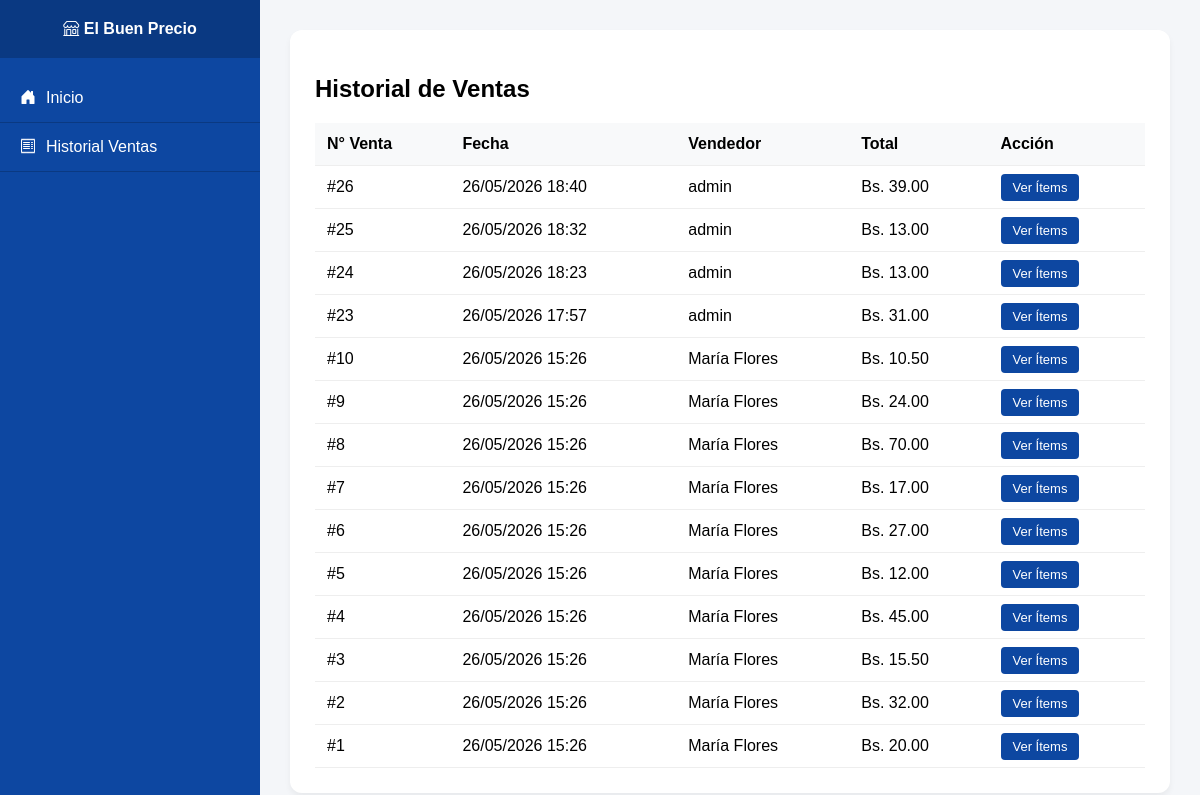
The page /modulos/ventas/listar_ventas.php (signed in) on the database its author committed.
### tables this page shows
CREATE TABLE `venta` (
  `id_venta` int NOT NULL AUTO_INCREMENT,
  `id_usuario` int NOT NULL,
  `fecha_venta` datetime NOT NULL DEFAULT CURRENT_TIMESTAMP,
  `subtotal` decimal(10,2) DEFAULT NULL,
  `descuento` decimal(12,2) NOT NULL DEFAULT '0.00',
  `total` decimal(12,2) NOT NULL DEFAULT '0.00',
  PRIMARY KEY (`id_venta`),
  KEY `id_usuario` (`id_usuario`),
  CONSTRAINT `venta_ibfk_1` FOREIGN KEY (`id_usuario`) REFERENCES `usuario` (`id_usuario`)
);

CREATE TABLE `usuario` (
  `id_usuario` int NOT NULL AUTO_INCREMENT,
  `id_rol` int NOT NULL,
  `nombre` varchar(100) NOT NULL,
  `username` varchar(50) NOT NULL,
  `password` varchar(255) NOT NULL,
  `email` varchar(100) DEFAULT NULL,
  `estado` tinyint(1) NOT NULL DEFAULT '1',
  `fecha_creacion` datetime NOT NULL DEFAULT CURRENT_TIMESTAMP,
  PRIMARY KEY (`id_usuario`),
  UNIQUE KEY `username` (`username`),
  KEY `id_rol` (`id_rol`),
  CONSTRAINT `usuario_ibfk_1` FOREIGN KEY (`id_rol`) REFERENCES `rol` (`id_rol`)
);

### modulos/ventas/listar_ventas.php (the view, shortened to what this page needs)
<?php
require_once '../../config/conexion.php';
try {
    $consulta_ventas = "SELECT v.id_venta, v.fecha_venta, v.subtotal, v.descuento, v.total, u.nombre AS nombre_usuario
                        FROM venta v
                        INNER JOIN usuario u ON v.id_usuario = u.id_usuario
                        ORDER BY v.fecha_venta DESC";
    $sentencia = $pdo->prepare($consulta_ventas);
    $sentencia->execute();
    $lista_ventas = $sentencia->fetchAll();
} catch (\PDOException $e) {
    die("Error en la consulta: " . $e->getMessage());
}
?>
<!DOCTYPE html>
<html lang="es">
<head>
    <link rel="stylesheet" href="https://cdn.jsdelivr.net/npm/bootstrap-icons@1.11.1/font/bootstrap-icons.css">
</head>
<body>
    <aside class="barra-lateral">
        <div class="encabezado-lateral"><i class="bi bi-shop"></i> El Buen Precio</div>
        <ul class="menu-navegacion">
            <li><a href="../../public/dashboard.php"><i class="bi bi-house-door-fill"></i> Inicio</a></li>
            <li><a href="listar_ventas.php"><i class="bi bi-receipt"></i> Historial Ventas</a></li>
        </ul>
    </aside>
    <main class="contenido-principal">
        <div class="contenedor-tabla">
            <h2>Historial de Ventas</h2>
            <table>
                <thead>
                    <tr>
                        <th>N° Venta</th>
                        <th>Fecha</th>
                        <th>Vendedor</th>
                        <th>Total</th>
                        <th>Acción</th>
                    </tr>
                </thead>
                <tbody>
                    <?php foreach ($lista_ventas as $venta): ?>
                        <tr>
                            <td>#<?php echo $venta['id_venta']; ?></td>
                            <td><?php echo date('d/m/Y H:i', strtotime($venta['fecha_venta'])); ?></td>
                            <td><?php echo htmlspecialchars($venta['nombre_usuario']); ?></td>
                            <td>Bs. <?php echo number_format($venta['total'], 2); ?></td>
                            <td><a href="ver_detalle.php?id=<?php echo $venta['id_venta']; ?>" class="boton-detalle">Ver Ítems</a></td>
                        </tr>
                    <?php endforeach; ?>
                </tbody>
            </table>
        </div>
    </main>
</body>
</html>

### modulos/ventas/listar_ventas.php (style rules this page uses)
body { margin: 0; font-family: Arial, sans-serif; background-color: #f4f6f9; display: flex; height: 100vh; }
.barra-lateral { width: 260px; background-color: #0d47a1; color: white; display: flex; flex-direction: column; }
.encabezado-lateral { padding: 20px; background-color: #0a3982; font-weight: bold; text-align: center; }
.menu-navegacion { list-style: none; padding: 0; }
.menu-navegacion li a { display: flex; align-items: center; gap: 10px; padding: 15px 20px; color: white; text-decoration: none; border-bottom: 1px solid #0a3982; }
.contenido-principal { flex-grow: 1; padding: 30px; overflow-y: auto; }
.contenedor-tabla { background-color: white; padding: 25px; border-radius: 12px; box-shadow: 0 4px 6px rgba(0,0,0,0.05); }
table { width: 100%; border-collapse: collapse; }
th, td { padding: 12px; border-bottom: 1px solid #eee; text-align: left; }
th { background-color: #f8f9fa; }
.boton-detalle { background-color: #0d47a1; color: white; padding: 6px 12px; border-radius: 4px; text-decoration: none; font-size: 13px; }

### rows shown on the page
venta: id_venta "26", fecha_venta "26/05/2026 18:40", id_usuario.nombre "admin", total "39.00"
venta: id_venta "25", fecha_venta "26/05/2026 18:32", id_usuario.nombre "admin", total "13.00"
venta: id_venta "24", fecha_venta "26/05/2026 18:23", id_usuario.nombre "admin", total "13.00"
venta: id_venta "23", fecha_venta "26/05/2026 17:57", id_usuario.nombre "admin", total "31.00"
venta: id_venta "10", fecha_venta "26/05/2026 15:26", id_usuario.nombre "María Flores", total "10.50"
venta: id_venta "9", fecha_venta "26/05/2026 15:26", id_usuario.nombre "María Flores", total "24.00"
venta: id_venta "8", fecha_venta "26/05/2026 15:26", id_usuario.nombre "María Flores", total "70.00"
venta: id_venta "7", fecha_venta "26/05/2026 15:26", id_usuario.nombre "María Flores", total "17.00"
venta: id_venta "6", fecha_venta "26/05/2026 15:26", id_usuario.nombre "María Flores", total "27.00"
venta: id_venta "5", fecha_venta "26/05/2026 15:26", id_usuario.nombre "María Flores", total "12.00"
venta: id_venta "4", fecha_venta "26/05/2026 15:26", id_usuario.nombre "María Flores", total "45.00"
venta: id_venta "3", fecha_venta "26/05/2026 15:26", id_usuario.nombre "María Flores", total "15.50"
venta: id_venta "2", fecha_venta "26/05/2026 15:26", id_usuario.nombre "María Flores", total "32.00"
venta: id_venta "1", fecha_venta "26/05/2026 15:26", id_usuario.nombre "María Flores", total "20.00"
